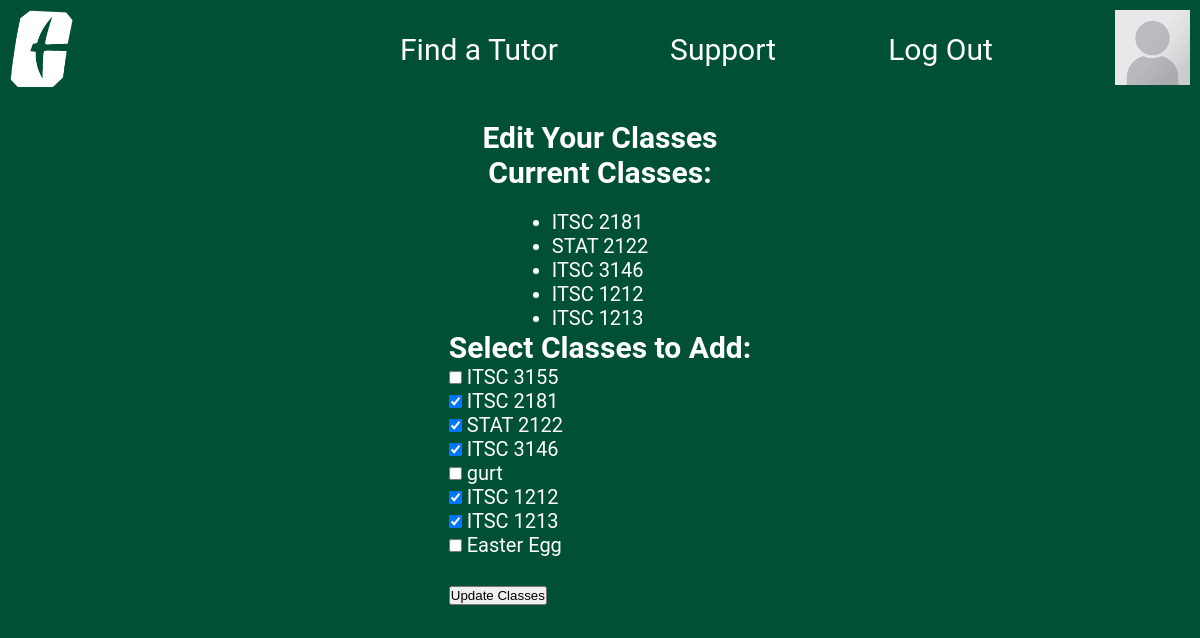
The app's page /edit-classes/ (signed in) with its own data.
### base/models.py (models this page shows, shortened)
class User(AbstractUser):
    email = models.EmailField(unique=True, null=True)
    bio = models.TextField(null=True, default="I'm still setting up my profile!")
    avatar = models.ImageField(null=True, default="profile-pic-placeholder.png")
    classes = models.ManyToManyField('Classes', blank=True)
    skills = models.TextField(null=True,blank=True, default="I'm still setting up my profile!")
    currentYear = models.CharField(max_length=50, null=True, blank=True, default="I'm still setting up my profile!")
    tutor = models.BooleanField(default=False)
    rating = models.FloatField(default=0.00)
    USERNAME_FIELD = 'email'
    REQUIRED_FIELDS = ['username']

class Classes(models.Model):
    name = models.CharField(max_length=100)

### base/views.py (the view)
# urls.py: path('edit-classes/', views.editClasses, name='edit-classes'),
@login_required(login_url='login')
def editClasses(request):
    user = request.user
    all_classes = Classes.objects.all()
    if request.method == 'POST':
        selected_class_ids = request.POST.getlist('classes')
        user.classes.set(selected_class_ids)
        messages.success(request, 'Your classes have been updated successfully!')
        return redirect('user-profile', pk=user.id)  # Redirect to the profile page
    return render(request, 'base/edit-classes.html', {
        'user_classes': user.classes.all(),  # Get current classes the user is enrolled in
        'all_classes': all_classes,  # Get all available classes
    })

### base/templates/base/edit-classes.html (shortened to what this page needs)
{% extends 'main.html' %}
{% block content %}
     <div class="login-container">
        <article class="edit-profile-container">
<h1>Edit Your Classes</h1>
<h2>Current Classes:</h2>
<article class="edit-profile-container">
<ul>
    {% for cls in user_classes %}
        <li>{{ cls.name }}</li>
    {% empty %}
        <li>No classes enrolled yet.</li>
    {% endfor %}
</ul>
<form method="post">
    <h2>Select Classes to Add:</h2>
    {% for cls in all_classes %}
        <div>
            <label>
                <input type="checkbox" name="classes" value="{{ cls.id }}"
                    {% if cls in user_classes %}checked{% endif %}>
                {{ cls.name }}
            </label>
        </div>
    {% endfor %}
    <br>
    <button type="submit">Update Classes</button>
</form>
</div>
{% endblock %}

### templates/navbar.html (shortened to what this page needs)
{% load static %}
<link rel="stylesheet" href="{% static 'style.css' %}" />
<div class="bar">
    <div class="bar-left">
        <a href="{% url 'home' %}" class="navbar-pic"><img width = "63px" height = "78px" src="{% static 'images/uncc-logo(new).png' %}"/></a>
    </div>
    <div class="bar-right">
        <a class="navbar-text" href="{% url 'tutor-finder' %}">Find a Tutor</a>
        <a href="{% url 'support' %}" class="navbar-text">Support</a>
        {% if request.user.is_authenticated %}
        <a href="{% url 'logout' %}" class="navbar-text">Log Out</a>
        {% else %}
        <a href="{% url 'login' %}" class="navbar-text">Log In</a>
        {% endif%}
        {% if request.user.is_authenticated %}
            <a class="navbar-pic" href="{% url 'user-profile' request.user.id %}"><img src="{{ user.avatar.url }}"/></a>
        {% else %}
            <a class="navbar-pic" href="{% url 'user-profile' request.user.id %}"><img src="{% static 'images/profile-pic-placeholder.png' %}"/></a>
        {% endif %}
    </div>
</div>

### static/style.css (style rules this page uses)
* { margin: 0; padding: 0; box-sizing: border-box; }
.bar { margin: 0px 0px 0px 0px; height: 100px; width: 100%; background-color: #005035; display: flex; align-items: flex-start; justify-content: space-between; }
.bar-right { width: 800px; display: flex; align-items: center; justify-content: space-between; }
.bar-left { display: flex; justify-content: flex-start; width: fit-content }
.navbar-pic { margin: 10px 10px 10px 10px; }
.navbar-text { font: 30px "roboto", sans-serif; color: white; text-decoration: none; }
.edit-profile-container { margin-top: 20px; display: flex; background: #005035; align-items: center; flex-direction: column; height: auto; width: 400px; min-height: 400px; font: 20px "Roboto", sans-serif; color: white; border-radius: 20px; border: 3px; }
.login-container { display: flex; justify-content: center; align-items: center; flex-direction: column; }

### templates/main.html (style rules this page uses)
body { background-color: #005035; }

### records on screen
User: avatar (placeholder picture)
Classes: name "ITSC 2181", classes "☑"
Classes: name "STAT 2122", classes "☑"
Classes: name "ITSC 3146", classes "☑"
Classes: name "ITSC 1212", classes "☑"
Classes: name "ITSC 1213", classes "☑"
Classes: name "ITSC 3155"
Classes: name "gurt"
Classes: name "Easter Egg"
